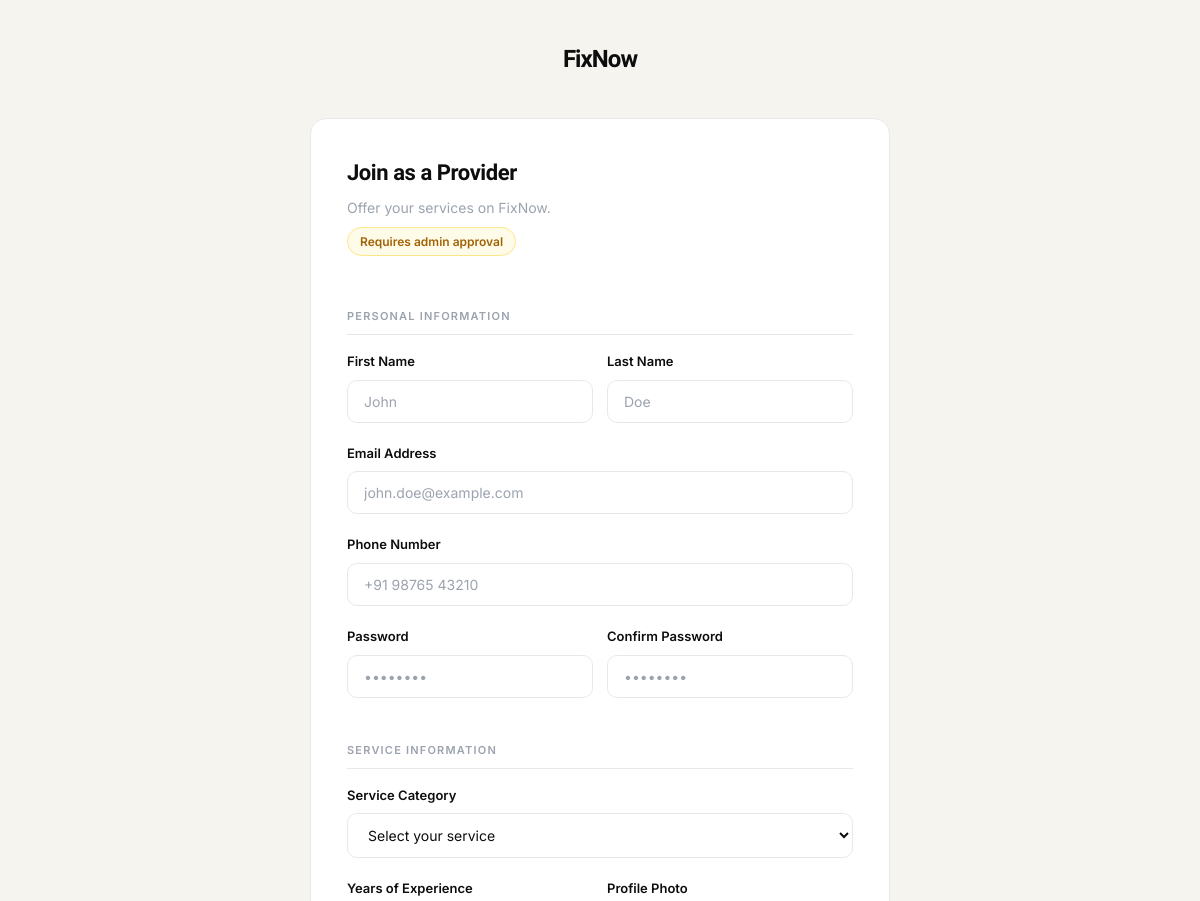
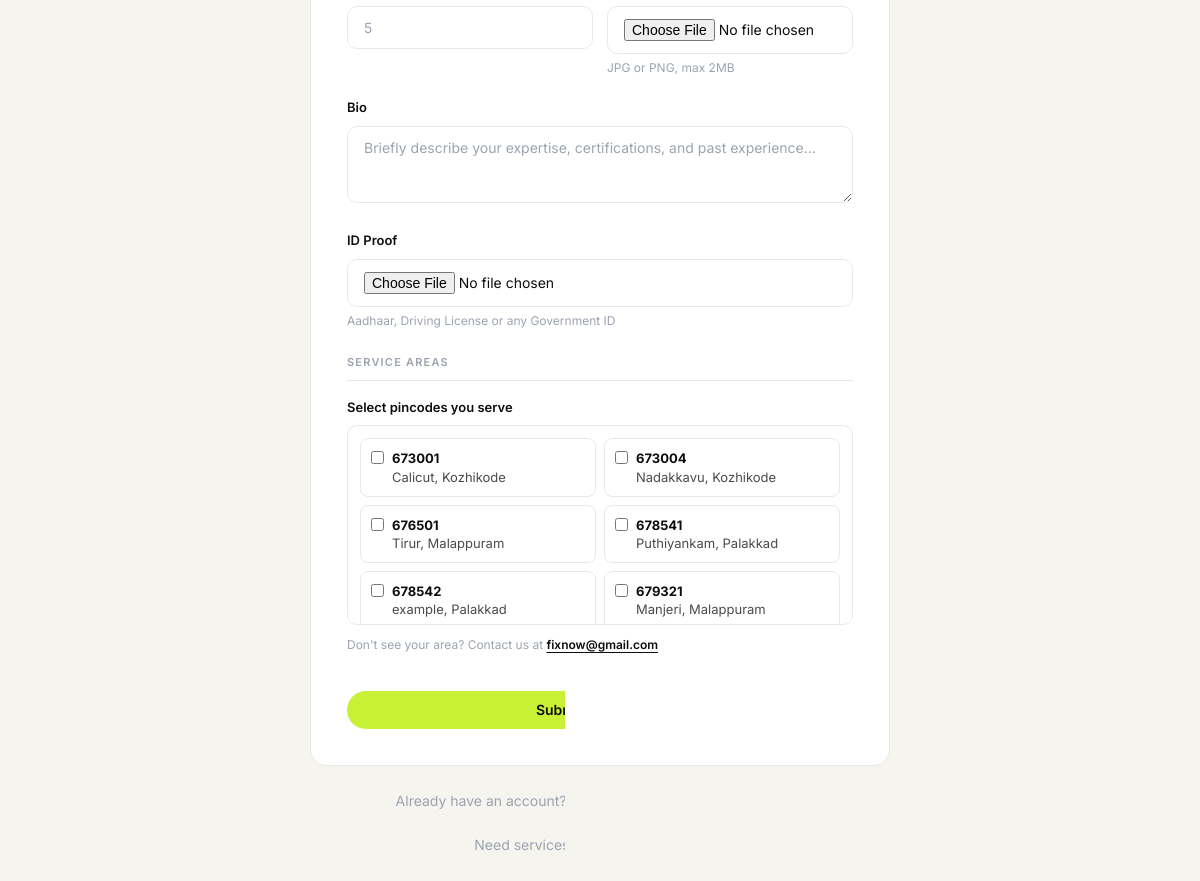
The page /register/provider/ on the database its author committed (2 pictures, top to bottom).
### fixnow_app/models.py (models this page shows, shortened)
class ServicePincode(models.Model):
    pincode = models.CharField(max_length=10, unique=True)
    area_name = models.CharField(max_length=100)
    district = models.CharField(max_length=100)
    class Meta:
        ordering = ['pincode']

### fixnow_app/views/provider_views.py (the view, shortened to what this page needs)
# urls.py: path('register/provider/', views.provider_register, name='provider_register'),
def provider_register(request):
    categories = ServiceCategory.objects.filter(is_active=True)
    pincodes = ServicePincode.objects.all()
    return render(request, 'accounts/provider_register.html', {
        'categories': categories,
        'pincodes': pincodes,
    })

### templates/accounts/provider_register.html (shortened to what this page needs)
{% load static %}
<!DOCTYPE html>
<html lang="en">
<head>
    <link rel="stylesheet" href="{% static 'css/fixnow.css' %}">
</head>
<body>
    <div class="auth-wrap">
        <a href="{% url 'home' %}" class="auth-logo">FixNow</a>
        <div class="auth-card">
            <div class="auth-title">Join as a Provider</div>
            <div class="auth-sub">Offer your services on FixNow.</div>
            <span class="approval-note">Requires admin approval</span>
            <form method="POST" enctype="multipart/form-data">
                <div class="section-divider">Personal Information</div>
                <div class="two-col">
                    <div class="fn-field">
                        <label class="fn-label">First Name</label>
                        <input type="text" name="first_name" class="fn-input" placeholder="John" required/>
                    </div>
                    <div class="fn-field">
                        <label class="fn-label">Last Name</label>
                        <input type="text" name="last_name" class="fn-input" placeholder="Doe" required/>
                    </div>
                </div>
                <div class="fn-field">
                    <label class="fn-label">Email Address</label>
                    <input type="email" name="email" class="fn-input" placeholder="john.doe@example.com" required/>
                </div>
                <div class="fn-field">
                    <label class="fn-label">Phone Number</label>
                    <input type="tel" name="phone" class="fn-input" placeholder="+91 98765 43210" required/>
                </div>
                <div class="two-col">
                    <div class="fn-field">
                        <label class="fn-label">Password</label>
                        <input type="password" id="password" name="password" class="fn-input" placeholder="••••••••" required/>
                    </div>
                    <div class="fn-field">
                        <label class="fn-label">Confirm Password</label>
                        <input type="password" name="confirm_password" class="fn-input" placeholder="••••••••" required/>
                    </div>
                </div>
                <div class="section-divider">Service Information</div>
                <div class="fn-field">
                    <label class="fn-label">Service Category</label>
                    <select name="category_id" id="category_select" class="fn-input" required onchange="toggleCustomCat(this)">
                        <option value="">Select your service</option>
                    </select>
                </div>
                <div class="two-col">
                    <div class="fn-field">
                        <label class="fn-label">Years of Experience</label>
                        <input type="number" name="experience_years" class="fn-input" placeholder="5" min="0" max="50" required/>
                    </div>
                    <div class="fn-field">
                        <label class="fn-label">Profile Photo</label>
                        <input type="file" name="profile_photo" class="fn-input" accept="image/*"/>
                        <p class="file-hint">JPG or PNG, max 2MB</p>
                    </div>
                </div>
                <div class="fn-field">
                    <label class="fn-label">Bio</label>
                    <textarea name="bio" class="fn-input" rows="3" placeholder="Briefly describe your expertise, certifications, and past experience..."></textarea>
                </div>
                <div class="fn-field">
                    <label class="fn-label">ID Proof</label>
                    <input type="file" name="id_proof" class="fn-input" accept=".pdf,.jpg,.jpeg,.png" required/>
                    <p class="file-hint">Aadhaar, Driving License or any Government ID</p>
                </div>
                <div class="section-divider">Service Areas</div>
                <div class="fn-field">
                    <label class="fn-label">Select pincodes you serve</label>
                    {% if pincodes %}
                    <div class="pincode-grid">
                        {% for pin in pincodes %}
                        <label class="pincode-item">
                            <input type="checkbox" name="pincodes" value="{{ pin.id }}">
                            <span>
                                <strong>{{ pin.pincode }}</strong>
                                {{ pin.area_name }}, {{ pin.district }}
                            </span>
                        </label>
                        {% endfor %}
                    </div>
                    <p class="pincode-hint">
                        Don't see your area? Contact us at
                        <a href="mailto:fixnow@gmail.com">fixnow@gmail.com</a>
                    </p>
                    {% else %}
                    <p style="font-size:13px; color:var(--fn-text-3);">No pincodes listed yet. You can update this after approval.</p>
                    {% endif %}
                </div>
                <button type="submit" class="fn-btn fn-btn-primary fn-btn-full" style="margin-top:16px;">Submit Application</button>
            </form>
        </div>
        <div class="auth-footer">
            Already have an account? <a href="{% url 'user_login' %}">Sign in</a>
            Forgot password? <a href="{% url 'password_reset' %}">Reset</a>
            <br><br>
            Need services? <a href="{% url 'customer_register' %}">Register as Customer</a>
        </div>
    </div>
</body>
</html>

### static/css/fixnow.css (style rules this page uses)
:root { --fn-bg: #f5f4ef; --fn-bg-card: #ffffff; --fn-border: #e8e8e8; --fn-text-1: #0d0d0d; --fn-text-2: #4b4b4b; --fn-text-3: #9ca3af; --fn-accent: #c8f135; --fn-accent-dark: #a8cc1a; --fn-red: #ef4444; --fn-font-head: 'Plus Jakarta Sans', sans-serif; --fn-font-body: 'Inter', sans-serif; --fn-radius-card: 16px; --fn-radius-btn: 50px; --fn-shadow-card: 0 1px 3px rgba(0,0,0,0.06); --fn-shadow-action: 0 4px 16px rgba(0,0,0,0.10); --fn-max-width: 1100px; --fn-pad-section: 100px; --fn-pad-mobile: 40px; }
*, *::before, *::after { box-sizing: border-box; margin: 0; padding: 0; }
html { scroll-behavior: smooth; }
body { font-family: var(--fn-font-body); background: var(--fn-bg); color: var(--fn-text-1); font-size: 15px; line-height: 1.6; -webkit-font-smoothing: antialiased; }
a { color: inherit; text-decoration: none; }
button { cursor: pointer; font-family: inherit; }
p { margin-bottom: 1em; }
p:last-child { margin-bottom: 0; }
.fn-btn { display: inline-flex; align-items: center; justify-content: center; gap: 8px; padding: 12px 28px; border-radius: var(--fn-radius-btn); font-family: var(--fn-font-body); font-size: 14px; font-weight: 600; border: none; cursor: pointer; text-decoration: none; transition: all 0.2s; white-space: nowrap; line-height: 1; }
.fn-btn-primary { background: var(--fn-accent); color: var(--fn-text-1); }
.fn-btn-full { width: 100%; }
.fn-field { margin-bottom: 20px; }
.fn-label { display: block; font-size: 13px; font-weight: 600; color: var(--fn-text-1); margin-bottom: 8px; font-family: var(--fn-font-body); }
.fn-input { width: 100%; padding: 12px 16px; border: 1.5px solid var(--fn-border); border-radius: 10px; font-family: var(--fn-font-body); font-size: 14px; color: var(--fn-text-1); background: var(--fn-bg-card); transition: border-color 0.2s, box-shadow 0.2s; box-sizing: border-box; }
.fn-input::placeholder { color: var(--fn-text-3); }
textarea.fn-input { resize: vertical; }

### templates/accounts/provider_register.html (style rules this page uses)
body { min-height: 100vh; padding: 40px 20px; }
.auth-wrap { width: 100%; max-width: 580px; margin: 0 auto; }
.auth-logo { font-family: var(--fn-font-head); font-size: 24px; font-weight: 800; letter-spacing: -0.04em; color: var(--fn-text-1); margin-bottom: 40px; display: block; text-align: center; }
.auth-card { background: var(--fn-bg-card); border: 1px solid var(--fn-border); border-radius: var(--fn-radius-card); padding: 36px; }
.auth-title { font-family: var(--fn-font-head); font-size: 22px; font-weight: 800; color: var(--fn-text-1); letter-spacing: -0.02em; margin-bottom: 6px; }
.auth-sub { font-size: 14px; color: var(--fn-text-3); margin-bottom: 8px; }
.approval-note { display: inline-flex; align-items: center; gap: 6px; background: #fefce8; color: #a16207; border: 1px solid #fde68a; border-radius: 20px; padding: 4px 12px; font-size: 12px; font-weight: 600; margin-bottom: 28px; }
.section-divider { font-size: 11px; font-weight: 600; letter-spacing: 1.2px; text-transform: uppercase; color: var(--fn-text-3); margin: 24px 0 16px; padding-bottom: 8px; border-bottom: 1px solid var(--fn-border); }
.two-col { display: grid; grid-template-columns: 1fr 1fr; gap: 14px; }
.pincode-grid { display: grid; grid-template-columns: repeat(auto-fill, minmax(160px, 1fr)); gap: 8px; max-height: 200px; overflow-y: auto; border: 1.5px solid var(--fn-border); border-radius: 10px; padding: 12px; }
.pincode-item { display: flex; align-items: flex-start; gap: 8px; padding: 10px; border: 1px solid var(--fn-border); border-radius: 8px; cursor: pointer; transition: border-color 0.2s; }
.pincode-item input { margin-top: 2px; flex-shrink: 0; accent-color: var(--fn-text-1); }
.pincode-item span { font-size: 13px; color: var(--fn-text-2); line-height: 1.4; }
.pincode-item strong { display: block; font-size: 13px; color: var(--fn-text-1); }
.pincode-hint { font-size: 12px; color: var(--fn-text-3); margin-top: 10px; }
.pincode-hint a { color: var(--fn-text-1); font-weight: 600; text-decoration: underline; text-underline-offset: 3px; }
.file-hint { font-size: 12px; color: var(--fn-text-3); margin-top: 4px; }
.auth-footer { text-align: center; margin-top: 24px; font-size: 14px; color: var(--fn-text-3); }
.auth-footer a { color: var(--fn-text-1); font-weight: 600; text-decoration: underline; text-underline-offset: 3px; }

### rows shown on the page
ServicePincode: pincode "673001", area_name "Calicut", district "Kozhikode"
ServicePincode: pincode "673004", area_name "Nadakkavu", district "Kozhikode"
ServicePincode: pincode "676501", area_name "Tirur", district "Malappuram"
ServicePincode: pincode "678541", area_name "Puthiyankam", district "Palakkad"
ServicePincode: pincode "678542", area_name "example", district "Palakkad"
ServicePincode: pincode "679321", area_name "Manjeri", district "Malappuram"
